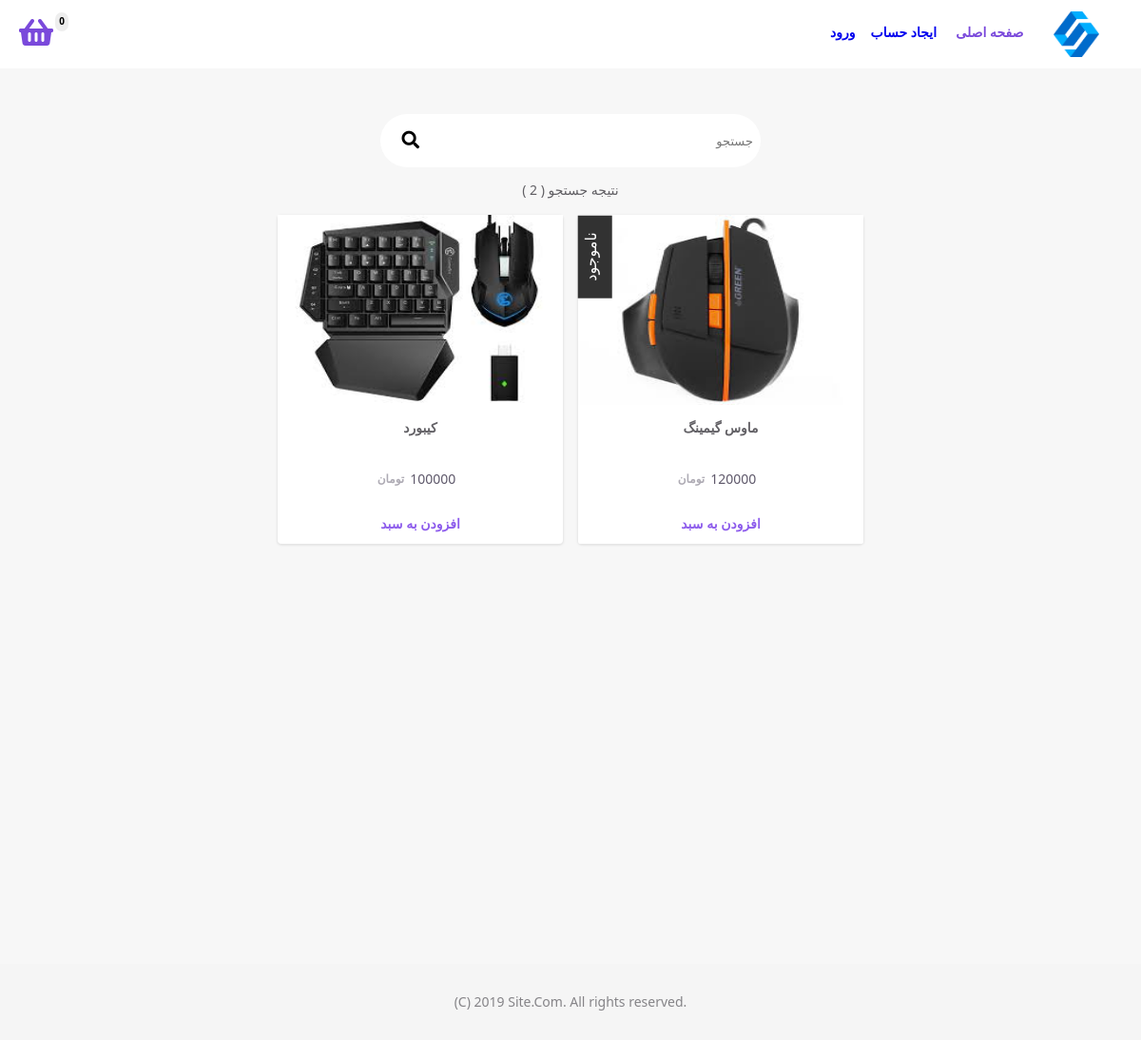
Screenshot of /search.php with the database file from the repository.
### tables this page shows
CREATE TABLE `products` (
  `product_id` int(11) NOT NULL,
  `caption` varchar(255) NOT NULL,
  `description` text NOT NULL,
  `price` varchar(20) NOT NULL,
  `quantity` int(11) NOT NULL DEFAULT 0,
  `reg_date` varchar(20) NOT NULL,
  `image_url` varchar(255) NOT NULL
);

### core/connection-manager.php (called while the page is built, shortened)
<?php
    class ConnectionManager {
        private $connection;
        public function __construct() {
            $this->connection = new mysqli(self::HOST, self::USERNAME, self::PASSWORD, self::DATABASE);
            $this->connection->set_charset("utf8");
        }
        public function getConnection() {
            return $this->connection;
        }
    }
?>

### core/product-manager.php (called while the page is built, shortened)
<?php
    require_once("connection-manager.php");
    class ProductManager {
        private $tableName = "products";
        public function search($keyword) {
            $query = "SELECT * FROM $this->tableName WHERE caption LIKE '%$keyword%'";
            $connectionManager = new ConnectionManager();
            $result = mysqli_query($connectionManager->getConnection(), $query);
            $rows = [];
            while ($row = $result->fetch_assoc())
                $rows[] = $row;
            return $rows;
        }
    }
?>

### search.php (the view, shortened to what this page needs)
<?php
    require_once("core/product-manager.php");
    if (isset($_GET['keyword']))
        $keyword = $_GET['keyword'];
    else
        $keyword = "";
    require_once("header.php");
    $productManager = new ProductManager();
    $searchResult = $productManager->search($keyword);
    $resultCounter = count($searchResult);
?>
<section class="search-page">
    <div class="search-box">
        <form action="search.php" method="GET">
            <input type="search" placeholder="<?php echo SEARCH; ?>" name="keyword" class="text-box" value="<?php echo $keyword; ?>">
            <button><i class="fa fa-search fa-lg"></i></button>
        </form>
    </div>
    <div class="search-result">
        <span><?php echo SEARCH_RESULT.' ( '.$resultCounter.' )'; ?></span>
    </div>
    <section class="main-content" style="height:100%;">
    <?php
        foreach($searchResult as &$product) {
            $addToCartArgs = $product["product_id"].', \''.$product['caption'].'\', '.$product['price'].', \''.$product['image_url'].'\', '.$product['quantity'];
            $isProductAvailable = intval($product["quantity"]) > 0;
            $buttonStatus = $isProductAvailable ? '' : 'disabled';
            echo '<div class="card">';
            if (!$isProductAvailable) {
                echo '<span class="quantity-status-label">ناموجود</span>';
            }
            echo '<a href="'.BASE_URL.'product-details.php?id='.$product["product_id"].'" class="item-link">';
            echo '<img src="'.$product["image_url"].'">';
            echo '<h1>'.$product["caption"].'</h1>';
            echo '<p class="price">'.$product["price"].'</p> ';
            echo '</a>';
            echo '<button class="secondary-button" '.$buttonStatus.' onClick="addToCart('.$addToCartArgs.')">'.ADD_TO_BASKET.'</button>';
            echo '</div>';
        }
    ?>
    </section>
</section>
<?php require_once("footer.php"); ?>

### theme/base.css (style rules this page uses)
* { font-family: 'Segoe UI', Tahoma, Geneva, Verdana, sans-serif; }
html, body { direction: rtl; margin: 0px; padding: 0px; background: #f7f7f7; }
h1 { font-size: 20px !important; }
h1, h2, h3, h4, h5, h6, p, span, label { color: rgb(59, 57, 63) !important; }
p { line-height: 2em; font-size: 14px !important; }
img { vertical-align: middle; }
button { cursor: pointer; font-size: 14px; font-weight: bold; }
.secondary-button { padding: 12px 16px !important; border-radius: 2px; border: 1px solid transparent; background: transparent; margin: 4px; text-decoration: none; color: rgb(59, 57, 63) !important; transition: background 0.25s ease-out; }
.text-box { background: #f5f5f5; padding: 12px; margin: 4px; border: none; font-size: 13px; border-radius: 6px; }
.card { padding: 8px; margin: 12px 8px; background: white; border-radius: 4px; box-shadow: 0px 1px 2px 1px #e5e5e5; }
button:disabled, button[disabled] { cursor: default !important; background-color: #ffffff !important; color: #cccccc !important; }
.quantity-status-label { position: absolute; background: #000000; color: white !important; padding: 4px 18px; transform: rotate(-90deg); height: 28px; z-index: 1; top: 26px; left: -26px; opacity: 0.8; }

### theme/css/home-page.css (style rules this page uses)
.main-content { width: 100%; margin: auto; display: flex; flex-direction: row; flex-wrap: wrap; text-align: center; justify-content: center; }
.item-link { text-decoration: none; }
.main-content .card { padding: 0 !important; width: 300px; height: 346px; position: relative; }
.main-content .card img { width: 100%; max-width: 340px; height: 100%; max-height: 200px; }
.main-content .card h1 { font-size: 14px !important; margin: 16px 4px; opacity: 0.8; text-align: center; height: 32px; }
.main-content .card .price { color: rgb(95, 89, 107) !important; font-size: 14px !important; margin-right: 8px; position: relative; }
.main-content .card .price::after { content: 'تومان'; position: relative; left: 0; top: -1px; font-weight: bold; font-size: 12px; opacity: 0.5; margin-right: 6px; }
.main-content .card button { color: #8D5CEC !important; font-weight: bold; margin: 0px !important; margin-top: -1% !important; width: 300px; }

### theme/css/search.css (style rules this page uses)
.search-page .search-box { background: #fff; width: 400px; margin: auto; margin-top: 4%; position: relative; top: 40%; border-radius: 32px; }
.search-page .search-box input { width: 85%; margin: 0; padding: 8px; height: 56px; border-radius: 0px; background: transparent; }
.search-page .search-box button { background:transparent; width: 48px; height: 48px; border: none; }
.search-page .search-result { text-align: center; font-size: 14px; opacity: 0.8; margin-bottom: 6px; }

### rows the page displays
products: quantity "ناموجود", image_url (picture), caption "ماوس گیمینگ", price "120000"
products: image_url (picture), caption "کیبورد", price "100000"

### other values shown
HOME "صفحه اصلی"
CREATE_ACCOUNT "ایجاد حساب"
LOGIN "ورود"
SEARCH_RESULT "نتیجه جستجو"
$resultCounter "2"
COPYRIGHT "(C) 2019 Site.Com. All rights reserved."
